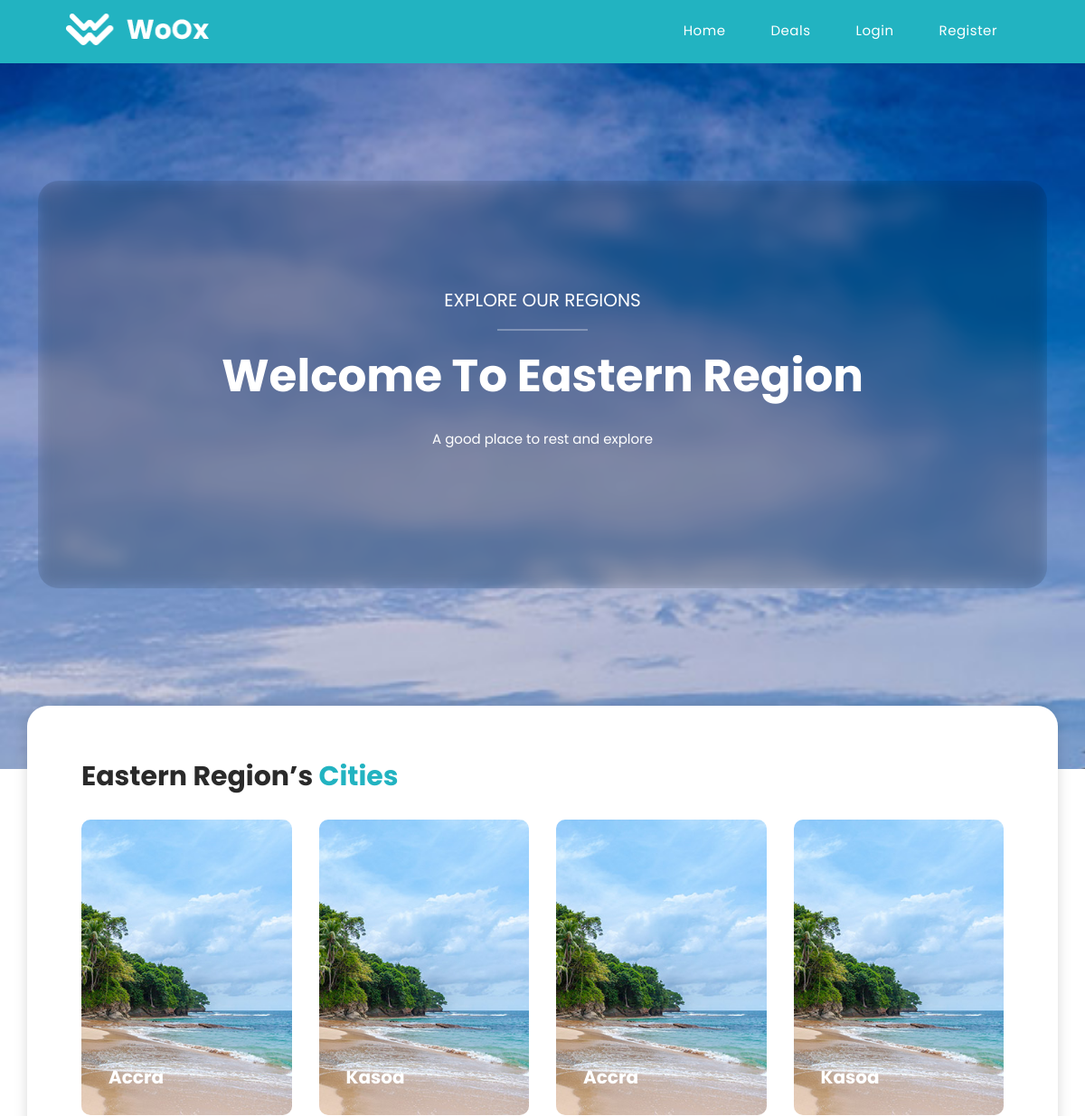
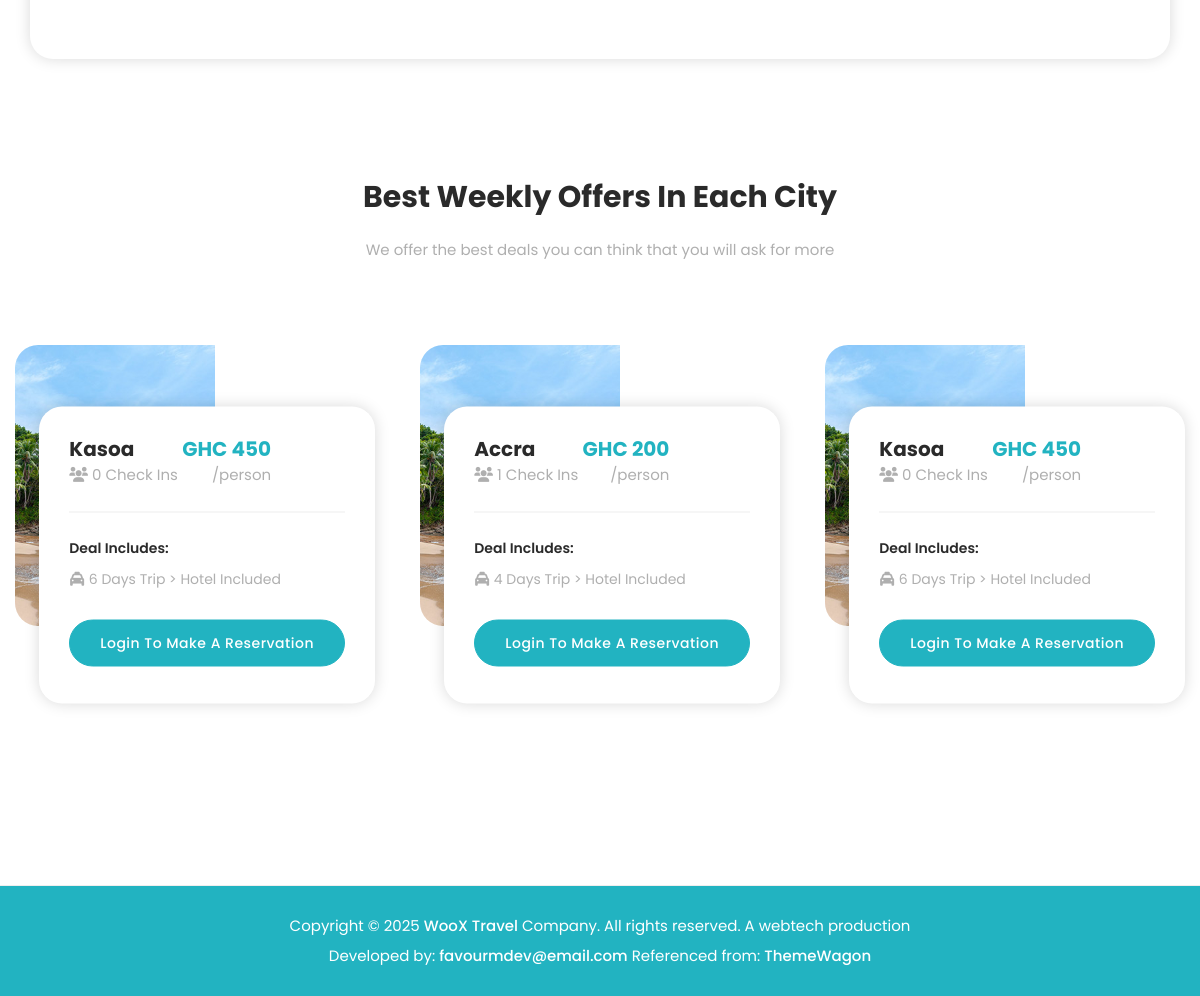
The page /about.php?id=1 on the database its author committed (2 pictures, top to bottom).
### tables this page shows
CREATE TABLE `regions` (
  `id` int(3) NOT NULL,
  `name` varchar(200) NOT NULL,
  `image` varchar(200) NOT NULL,
  `population` varchar(30) NOT NULL,
  `landmark` varchar(30) NOT NULL,
  `description` text NOT NULL,
  `created_at` timestamp NOT NULL DEFAULT current_timestamp()
);

CREATE TABLE `cities` (
  `id` int(3) NOT NULL,
  `name` varchar(200) NOT NULL,
  `image` varchar(200) NOT NULL,
  `trip_days` int(4) NOT NULL,
  `price` varchar(4) NOT NULL,
  `region_id` int(3) NOT NULL,
  `created_at` timestamp NOT NULL DEFAULT current_timestamp()
);

### about.php (the view, shortened to what this page needs)
<?php
require 'includes/header.php';
require 'config/connection.php';
if($_SERVER["REQUEST_METHOD"] == "GET"){
  $id = $_GET['id'];
  $sqlforregions = "SELECT * FROM regions WHERE id = '$id'";
  $resultforregions = mysqli_query($connection, $sqlforregions);
  $specificregion = mysqli_fetch_assoc($resultforregions);
  $sqlforimages = "SELECT * FROM cities WHERE region_id = '$id'";
  $resultforimages = mysqli_query($connection, $sqlforimages);
  $specificimage = mysqli_fetch_all($resultforimages, MYSQLI_ASSOC);
  $sqlforbookings = "SELECT cities.id AS id, cities.name AS name,
            cities.image AS image, cities.trip_days AS trip_days, cities.price AS price,
            COUNT(bookings.city_id) AS booking_no
            FROM cities LEFT JOIN bookings ON cities.id = bookings.city_id WHERE cities.region_id = '$id' GROUP BY(bookings.city_id)";
  $resultforbookings = mysqli_query($connection, $sqlforbookings);
  $bookings = mysqli_fetch_all($resultforbookings, MYSQLI_ASSOC);
} else {
  header("location: 404.php");
}
?>
  <div class="about-main-content">
    <div class="container">
      <div class="row">
        <div class="col-lg-12">
          <div class="content">
            <div class="blur-bg"></div>
            <h4>EXPLORE OUR REGIONS</h4>
            <div class="line-dec"></div>
            <h2>Welcome To <?php echo $specificregion['name']; ?> Region</h2>
            <p><?php echo $specificregion['description']; ?></p>
          </div>
        </div>
      </div>
    </div>
  </div>
  <div class="cities-town">
    <div class="container">
      <div class="row">
        <div class="slider-content">
          <div class="row">
            <div class="col-lg-12">
              <h2><?php echo $specificregion['name']; ?> Region’s <em>Cities</em></h2>
            </div>
            <div class="col-lg-12">
              <div class="owl-cites-town owl-carousel">
              <?php foreach($specificimage as $image): ?>
                <div class="item">
                  <div class="thumb">
                    <img src="<?php echo CITYIMAGES;?><?php echo $image['image']; ?>" alt="">
                    <h4><?php echo $image['name']; ?></h4>
                  </div>
                </div>
              <?php endforeach; ?>
              </div>
            </div>
          </div>
        </div>
      </div>
    </div>
  </div>
  <div class="weekly-offers">
    <div class="container">
      <div class="row">
        <div class="col-lg-6 offset-lg-3">
          <div class="section-heading text-center">
            <h2>Best Weekly Offers In Each City</h2>
            <p>We offer the best deals you can think that you will ask for more</p>
          </div>
        </div>
      </div>
    </div>
    <div class="container-fluid">
      <div class="row">
        <div class="col-lg-12">
          <div class="owl-weekly-offers owl-carousel">
            <?php foreach($bookings as $booking): ?>
              <div class="item">
              <div class="thumb">
                <div class="text">
                  <h4><?php echo $booking['name']; ?><br><span><i class="fa fa-users"></i> <?php echo $booking['booking_no']; ?> Check Ins</span></h4>
                  <h6>GHC <?php echo $booking['price']; ?><br><span>/person</span></h6>
                  <ul>
                    <li>Deal Includes:</li>
                    <li><i class="fa fa-taxi"></i> <?php echo $booking['trip_days']; ?> Days Trip > Hotel Included</li>
                  </ul>
                  <?php if(isset($_SESSION['username'])): ?>
                    <div class="main-button">
                      <a href="reservation.php?id=<?php echo $booking['id']; ?>">Make a Reservation</a>
                    </div>
                  <?php else: ?>
                    <div class="main-button">
                      <a href="auth/login.php">Login to Make a Reservation</a>
                    </div>
                  <?php endif; ?>
                </div>
              </div>
              </div>
            <?php endforeach; ?>
          </div>
        </div>
      </div>
    </div>
  </div>
<?php require 'includes/footer.php';?>

### rows shown on the page
regions: name "Eastern", description "A good place to rest and explore"
cities: image (picture), name "Accra", booking_no "1", price "200", trip_days "4"
cities: image (picture), name "Kasoa", booking_no "0", price "450", trip_days "6"
